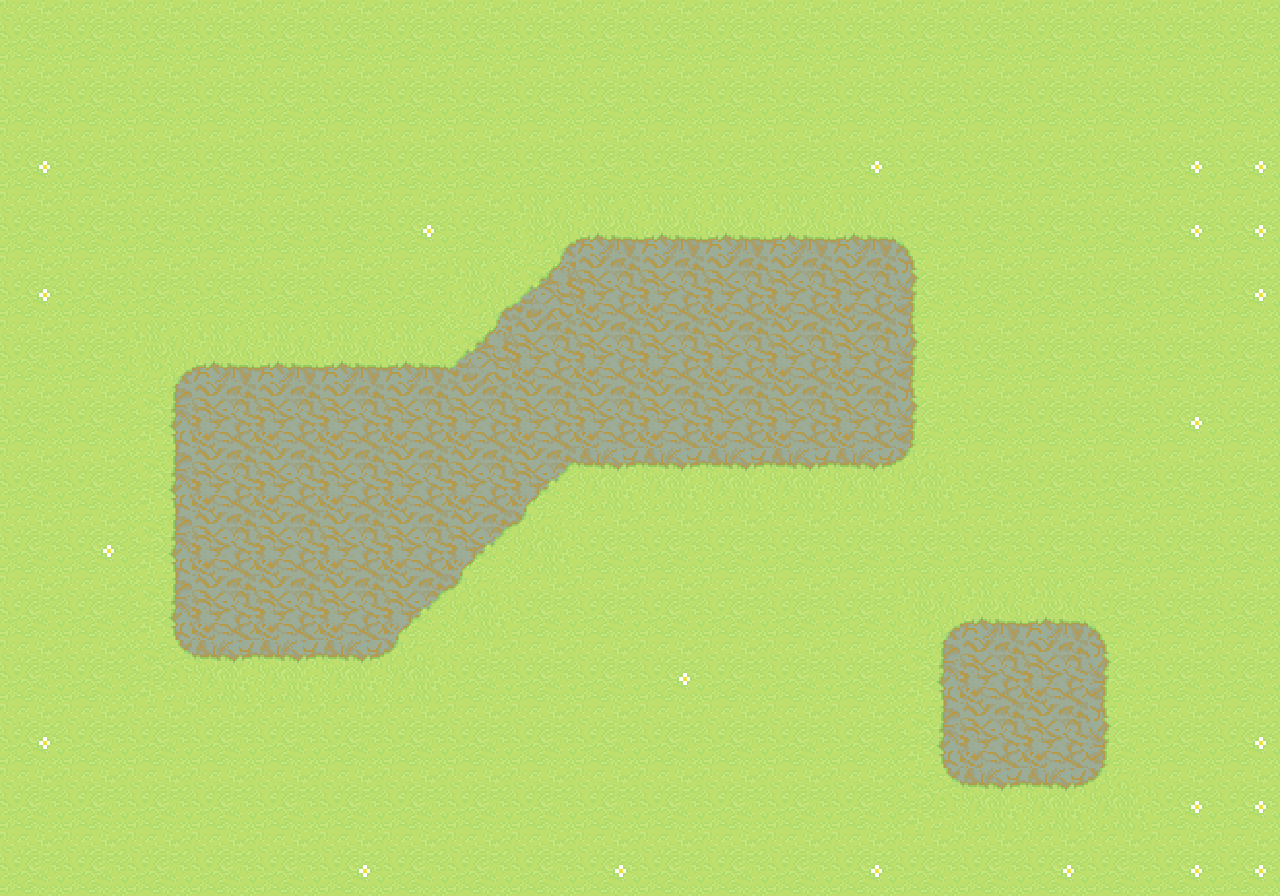

Tiled map render using the project's own tile images. Description and the map definition, with tile-layer contents summarised, below:
An orthogonal 20x14 tile map with 64x64 px tiles, 1 tile layer (Tile Layer 1).

<map version="1.0" orientation="orthogonal" width="20" height="14" tilewidth="64" tileheight="64">
 <tileset firstgid="1" name="grass_bg1" tilewidth="64" tileheight="64">
  <image source="grass_tile.png" width="256" height="512" />
 </tileset>
 <layer name="Tile Layer 1" width="20" height="14">
  <data>[280 cells, 280 non-empty, 13 distinct tile ids]</data>
 </layer>
</map>
